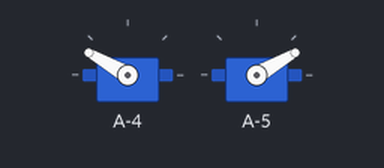
Recording of a sketch running on a simulated ATtiny85, built with avr-gcc and run on an emulated ATtiny85. Shown: 2 × servo.

Above: at 0.35 s.
At 2.9 s:
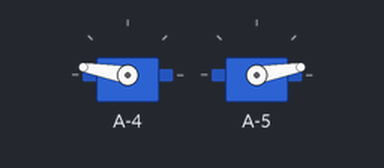
Timing chart, 0 to 6.3 s (numbered marks = the images above):
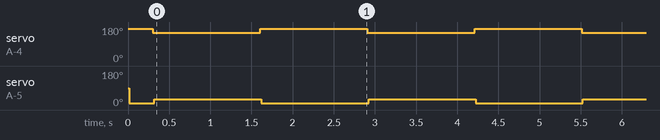

The sketch:

feet.ino
```cpp
#include <Feet.h>
#include <SoftwareServo.h>
#include <Pins.h>

Feet feet;

void setup() {
  feet.init();
  feet.close();
}

void loop() {
  feet.open();
  delay(1000);
  feet.close();
  delay(1000);
  //feet.open(80);
  //delay(1000);
  //feet.close(80);
  //delay(1000);
  //feet.trick();
  //delay(5000);
}
```

Measured:
- by itself, servo on A-4: alternates 170° for 1.3 s and 150° for 1.3 s
- by itself, servo on A-5: repeats every 2.6 s: 30° 1.3 s, 10° 1.3 s
